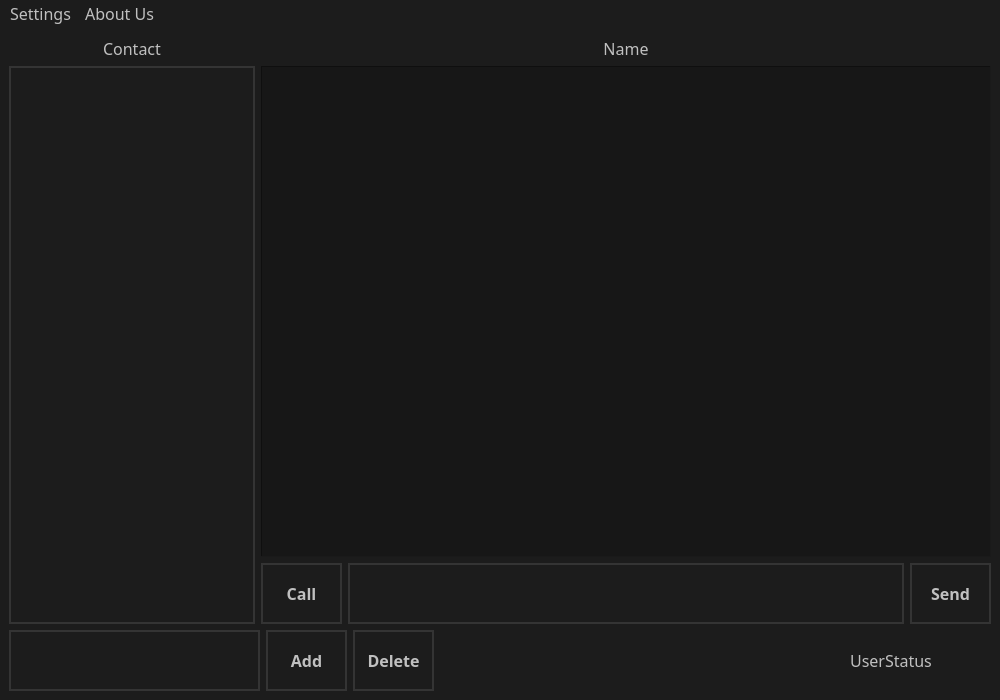
<?xml version="1.0" encoding="UTF-8"?>
<ui version="4.0">
 <class>ChatWidget</class>
 <widget class="QMainWindow" name="ChatWidget">
  <property name="geometry">
   <rect>
    <x>0</x>
    <y>0</y>
    <width>1000</width>
    <height>700</height>
   </rect>
  </property>
  <property name="minimumSize">
   <size>
    <width>1000</width>
    <height>700</height>
   </size>
  </property>
  <property name="windowTitle">
   <string>MainWindow</string>
  </property>
  <property name="styleSheet">
   <string notr="true">background: rgb(28, 28, 28);

</string>
  </property>
  <widget class="QWidget" name="centralwidget">
   <property name="styleSheet">
    <string notr="true">QListWidget::item:selected {
	background: none;
	color: none;
}

QListWidget::item:hover {
	background: none;
}</string>
   </property>
   <layout class="QGridLayout" name="gridLayout">
    <item row="1" column="1">
     <spacer name="horizontalSpacer">
      <property name="orientation">
       <enum>Qt::Horizontal</enum>
      </property>
      <property name="sizeHint" stdset="0">
       <size>
        <width>344</width>
        <height>20</height>
       </size>
      </property>
     </spacer>
    </item>
    <item row="1" column="0">
     <layout class="QHBoxLayout" name="horizontalLayout_2">
      <item>
       <widget class="QTextEdit" name="AddFriendText">
        <property name="sizePolicy">
         <sizepolicy hsizetype="Expanding" vsizetype="Fixed">
          <horstretch>0</horstretch>
          <verstretch>0</verstretch>
         </sizepolicy>
        </property>
        <property name="minimumSize">
         <size>
          <width>150</width>
          <height>61</height>
         </size>
        </property>
        <property name="maximumSize">
         <size>
          <width>16777215</width>
          <height>16777215</height>
         </size>
        </property>
        <property name="font">
         <font>
          <family>Helvetica</family>
          <pointsize>11</pointsize>
         </font>
        </property>
        <property name="toolTip">
         <string>Search Friend</string>
        </property>
        <property name="styleSheet">
         <string notr="true">color: silver;
selection-color: none;

border-width: 2px;
border-style: solid;
border-color: rgb(52, 52, 52);
padding: 2px;</string>
        </property>
        <property name="frameShape">
         <enum>QFrame::Panel</enum>
        </property>
        <property name="html">
         <string>&lt;!DOCTYPE HTML PUBLIC &quot;-//W3C//DTD HTML 4.0//EN&quot; &quot;http://www.w3.org/TR/REC-html40/strict.dtd&quot;&gt;
&lt;html&gt;&lt;head&gt;&lt;meta name=&quot;qrichtext&quot; content=&quot;1&quot; /&gt;&lt;style type=&quot;text/css&quot;&gt;
p, li { white-space: pre-wrap; }
&lt;/style&gt;&lt;/head&gt;&lt;body style=&quot; font-family:'Helvetica'; font-size:11pt; font-weight:400; font-style:normal;&quot;&gt;
&lt;p style=&quot;-qt-paragraph-type:empty; margin-top:0px; margin-bottom:0px; margin-left:0px; margin-right:0px; -qt-block-indent:0; text-indent:0px;&quot;&gt;&lt;br /&gt;&lt;/p&gt;&lt;/body&gt;&lt;/html&gt;</string>
        </property>
       </widget>
      </item>
      <item>
       <widget class="QPushButton" name="AddFriendButton">
        <property name="sizePolicy">
         <sizepolicy hsizetype="Fixed" vsizetype="Fixed">
          <horstretch>0</horstretch>
          <verstretch>0</verstretch>
         </sizepolicy>
        </property>
        <property name="minimumSize">
         <size>
          <width>81</width>
          <height>61</height>
         </size>
        </property>
        <property name="maximumSize">
         <size>
          <width>81</width>
          <height>61</height>
         </size>
        </property>
        <property name="font">
         <font>
          <family>Gadugi</family>
          <pointsize>12</pointsize>
          <weight>75</weight>
          <bold>true</bold>
         </font>
        </property>
        <property name="cursor">
         <cursorShape>PointingHandCursor</cursorShape>
        </property>
        <property name="toolTip">
         <string>Add Friend</string>
        </property>
        <property name="styleSheet">
         <string notr="true">QPushButton{
color: silver;
border-width: 2px;
border-style: solid;
border-color: rgb(52, 52, 52);
padding: 4px;
}

QPushButton:pressed{
padding: 2px;
}
</string>
        </property>
        <property name="text">
         <string>Add</string>
        </property>
       </widget>
      </item>
      <item>
       <widget class="QPushButton" name="DeleteFriend">
        <property name="sizePolicy">
         <sizepolicy hsizetype="Fixed" vsizetype="Fixed">
          <horstretch>0</horstretch>
          <verstretch>0</verstretch>
         </sizepolicy>
        </property>
        <property name="minimumSize">
         <size>
          <width>81</width>
          <height>61</height>
         </size>
        </property>
        <property name="maximumSize">
         <size>
          <width>81</width>
          <height>61</height>
         </size>
        </property>
        <property name="font">
         <font>
          <family>Gadugi</family>
          <pointsize>12</pointsize>
          <weight>75</weight>
          <bold>true</bold>
         </font>
        </property>
        <property name="cursor">
         <cursorShape>PointingHandCursor</cursorShape>
        </property>
        <property name="toolTip">
         <string>Delete Friend</string>
        </property>
        <property name="styleSheet">
         <string notr="true">QPushButton{
color: silver;
border-width: 2px;
border-style: solid;
border-color: rgb(52, 52, 52);
padding: 4px;
}

QPushButton:pressed{
padding: 2px;
}
</string>
        </property>
        <property name="text">
         <string>Delete</string>
        </property>
       </widget>
      </item>
     </layout>
    </item>
    <item row="1" column="2">
     <widget class="QLabel" name="UsersStatus">
      <property name="minimumSize">
       <size>
        <width>200</width>
        <height>0</height>
       </size>
      </property>
      <property name="font">
       <font>
        <family>Gadugi</family>
        <pointsize>12</pointsize>
       </font>
      </property>
      <property name="toolTip">
       <string/>
      </property>
      <property name="styleSheet">
       <string notr="true">color: silver;</string>
      </property>
      <property name="text">
       <string>UserStatus</string>
      </property>
      <property name="alignment">
       <set>Qt::AlignCenter</set>
      </property>
     </widget>
    </item>
    <item row="0" column="0" colspan="3">
     <layout class="QHBoxLayout" name="horizontalLayout_3">
      <item>
       <layout class="QVBoxLayout" name="verticalLayout">
        <item>
         <widget class="QLabel" name="label">
          <property name="font">
           <font>
            <family>Gadugi</family>
            <pointsize>12</pointsize>
           </font>
          </property>
          <property name="styleSheet">
           <string notr="true">color: silver;</string>
          </property>
          <property name="text">
           <string>Contact</string>
          </property>
          <property name="alignment">
           <set>Qt::AlignCenter</set>
          </property>
         </widget>
        </item>
        <item>
         <widget class="QListWidget" name="Users">
          <property name="minimumSize">
           <size>
            <width>200</width>
            <height>0</height>
           </size>
          </property>
          <property name="toolTip">
           <string>Friend(s)</string>
          </property>
          <property name="styleSheet">
           <string notr="true">color: silver;
border-width: 2px;
border-style: solid;
border-color: rgb(52, 52, 52);
padding: 2px;</string>
          </property>
          <property name="frameShape">
           <enum>QFrame::Panel</enum>
          </property>
         </widget>
        </item>
       </layout>
      </item>
      <item>
       <layout class="QVBoxLayout" name="verticalLayout_3">
        <item>
         <layout class="QVBoxLayout" name="verticalLayout_2">
          <item>
           <widget class="QLabel" name="label_2">
            <property name="font">
             <font>
              <family>Gadugi</family>
              <pointsize>12</pointsize>
             </font>
            </property>
            <property name="toolTip">
             <string/>
            </property>
            <property name="styleSheet">
             <string notr="true">color: silver;</string>
            </property>
            <property name="text">
             <string>Name</string>
            </property>
            <property name="alignment">
             <set>Qt::AlignCenter</set>
            </property>
           </widget>
          </item>
          <item>
           <widget class="QListWidget" name="Dialog_2">
            <property name="toolTip">
             <string>Messages</string>
            </property>
            <property name="styleSheet">
             <string notr="true">background-color: rgb(23, 23, 23)</string>
            </property>
            <property name="frameShape">
             <enum>QFrame::Panel</enum>
            </property>
            <property name="resizeMode">
             <enum>QListView::Adjust</enum>
            </property>
            <property name="batchSize">
             <number>100</number>
            </property>
            <property name="wordWrap">
             <bool>true</bool>
            </property>
           </widget>
          </item>
         </layout>
        </item>
        <item>
         <layout class="QHBoxLayout" name="horizontalLayout">
          <item>
           <widget class="QPushButton" name="CallButton">
            <property name="sizePolicy">
             <sizepolicy hsizetype="Fixed" vsizetype="Fixed">
              <horstretch>0</horstretch>
              <verstretch>0</verstretch>
             </sizepolicy>
            </property>
            <property name="minimumSize">
             <size>
              <width>81</width>
              <height>61</height>
             </size>
            </property>
            <property name="maximumSize">
             <size>
              <width>81</width>
              <height>61</height>
             </size>
            </property>
            <property name="font">
             <font>
              <family>Gadugi</family>
              <pointsize>12</pointsize>
              <weight>75</weight>
              <bold>true</bold>
             </font>
            </property>
            <property name="cursor">
             <cursorShape>PointingHandCursor</cursorShape>
            </property>
            <property name="toolTip">
             <string>Call Friend</string>
            </property>
            <property name="styleSheet">
             <string notr="true">QPushButton{
color: silver;
border-width: 2px;
border-style: solid;
border-color: rgb(52, 52, 52);
padding: 4px;
}

QPushButton:pressed{
padding: 2px;
}
</string>
            </property>
            <property name="text">
             <string>Call</string>
            </property>
           </widget>
          </item>
          <item>
           <widget class="QTextEdit" name="MessageLine">
            <property name="sizePolicy">
             <sizepolicy hsizetype="Expanding" vsizetype="Fixed">
              <horstretch>0</horstretch>
              <verstretch>0</verstretch>
             </sizepolicy>
            </property>
            <property name="minimumSize">
             <size>
              <width>556</width>
              <height>61</height>
             </size>
            </property>
            <property name="maximumSize">
             <size>
              <width>16777215</width>
              <height>16777215</height>
             </size>
            </property>
            <property name="font">
             <font>
              <family>Helvetica</family>
              <pointsize>11</pointsize>
             </font>
            </property>
            <property name="toolTip">
             <string>Compose Message</string>
            </property>
            <property name="styleSheet">
             <string notr="true">color: silver;
selection-color: none;

border-width: 2px;
border-style: solid;
border-color: rgb(52, 52, 52);
padding: 2px;</string>
            </property>
            <property name="frameShape">
             <enum>QFrame::Panel</enum>
            </property>
            <property name="html">
             <string>&lt;!DOCTYPE HTML PUBLIC &quot;-//W3C//DTD HTML 4.0//EN&quot; &quot;http://www.w3.org/TR/REC-html40/strict.dtd&quot;&gt;
&lt;html&gt;&lt;head&gt;&lt;meta name=&quot;qrichtext&quot; content=&quot;1&quot; /&gt;&lt;style type=&quot;text/css&quot;&gt;
p, li { white-space: pre-wrap; }
&lt;/style&gt;&lt;/head&gt;&lt;body style=&quot; font-family:'Helvetica'; font-size:11pt; font-weight:400; font-style:normal;&quot;&gt;
&lt;p style=&quot;-qt-paragraph-type:empty; margin-top:0px; margin-bottom:0px; margin-left:0px; margin-right:0px; -qt-block-indent:0; text-indent:0px;&quot;&gt;&lt;br /&gt;&lt;/p&gt;&lt;/body&gt;&lt;/html&gt;</string>
            </property>
           </widget>
          </item>
          <item>
           <widget class="QPushButton" name="SendButton">
            <property name="sizePolicy">
             <sizepolicy hsizetype="Fixed" vsizetype="Fixed">
              <horstretch>0</horstretch>
              <verstretch>0</verstretch>
             </sizepolicy>
            </property>
            <property name="minimumSize">
             <size>
              <width>81</width>
              <height>61</height>
             </size>
            </property>
            <property name="maximumSize">
             <size>
              <width>81</width>
              <height>61</height>
             </size>
            </property>
            <property name="font">
             <font>
              <family>Gadugi</family>
              <pointsize>12</pointsize>
              <weight>75</weight>
              <bold>true</bold>
             </font>
            </property>
            <property name="cursor">
             <cursorShape>PointingHandCursor</cursorShape>
            </property>
            <property name="toolTip">
             <string>Send Message</string>
            </property>
            <property name="styleSheet">
             <string notr="true">QPushButton{
color: silver;
border-width: 2px;
border-style: solid;
border-color: rgb(52, 52, 52);
padding: 4px;
}

QPushButton:pressed{
padding: 2px;
}
</string>
            </property>
            <property name="text">
             <string>Send</string>
            </property>
           </widget>
          </item>
         </layout>
        </item>
       </layout>
      </item>
     </layout>
    </item>
   </layout>
  </widget>
  <widget class="QMenuBar" name="menubar">
   <property name="geometry">
    <rect>
     <x>0</x>
     <y>0</y>
     <width>1000</width>
     <height>25</height>
    </rect>
   </property>
   <property name="font">
    <font>
     <family>Gadugi</family>
     <pointsize>12</pointsize>
    </font>
   </property>
   <property name="styleSheet">
    <string notr="true">color:silver;</string>
   </property>
   <property name="nativeMenuBar">
    <bool>true</bool>
   </property>
   <widget class="QMenu" name="menuSettings">
    <property name="font">
     <font>
      <family>Gadugi</family>
      <pointsize>12</pointsize>
     </font>
    </property>
    <property name="styleSheet">
     <string notr="true">color:silver;</string>
    </property>
    <property name="title">
     <string>Settings</string>
    </property>
    <widget class="QMenu" name="menuChange_Status">
     <property name="title">
      <string>Change Status</string>
     </property>
     <addaction name="actionOnline"/>
     <addaction name="separator"/>
     <addaction name="actionDo_Not_Disturb"/>
     <addaction name="separator"/>
     <addaction name="actionOffline"/>
     <addaction name="separator"/>
    </widget>
    <addaction name="actionStyle"/>
    <addaction name="separator"/>
    <addaction name="menuChange_Status"/>
    <addaction name="separator"/>
    <addaction name="actionDisconnect_2"/>
    <addaction name="separator"/>
   </widget>
   <widget class="QMenu" name="menuAbout_Us">
    <property name="title">
     <string>About Us</string>
    </property>
    <widget class="QMenu" name="menuAdrien_HEROS">
     <property name="title">
      <string>Adrien HEROS</string>
     </property>
     <widget class="QMenu" name="menuDeveloper_Server_Trello">
      <property name="title">
       <string>Developer Server / Trello</string>
      </property>
      <widget class="QMenu" name="menuLike_Pim_s">
       <property name="title">
        <string>Like Pim's</string>
       </property>
       <addaction name="actionMain_power"/>
      </widget>
      <addaction name="menuLike_Pim_s"/>
      <addaction name="actionDev_at_5_O_Clock"/>
      <addaction name="actionSleep_when_hungry"/>
     </widget>
     <addaction name="menuDeveloper_Server_Trello"/>
    </widget>
    <widget class="QMenu" name="menuQuentin_FELIX">
     <property name="title">
      <string>Quentin FELIX</string>
     </property>
     <widget class="QMenu" name="menuDeveloper_Client">
      <property name="title">
       <string>Developer Client</string>
      </property>
      <widget class="QMenu" name="menuIs_a_satanist">
       <property name="title">
        <string>Is a satanist</string>
       </property>
       <addaction name="actionis_slandering_on_the_development_capabilities_of_front_end_developers"/>
      </widget>
      <widget class="QMenu" name="menuA_C_H_D">
       <property name="title">
        <string>A.C.H.D.</string>
       </property>
       <addaction name="actionAlways_Close_His_Door"/>
      </widget>
      <addaction name="menuIs_a_satanist"/>
      <addaction name="menuA_C_H_D"/>
      <addaction name="actionLike_Pim_s_2"/>
     </widget>
     <addaction name="menuDeveloper_Client"/>
    </widget>
    <widget class="QMenu" name="menuAlain_GRANDAME">
     <property name="title">
      <string>Alain GRANDAME</string>
     </property>
     <widget class="QMenu" name="menuDeveloper_Front_End_UI">
      <property name="title">
       <string>Developer Front-End / UI</string>
      </property>
      <widget class="QMenu" name="menuCarpet_Sales">
       <property name="title">
        <string>Carpet Sales</string>
       </property>
       <widget class="QMenu" name="menuHello_There">
        <property name="title">
         <string>Hello There !!</string>
        </property>
        <addaction name="actionObi_Wan_Kenobi"/>
       </widget>
       <addaction name="menuHello_There"/>
      </widget>
      <addaction name="actionUI_development"/>
      <addaction name="actionUX_development"/>
      <addaction name="menuCarpet_Sales"/>
      <addaction name="actionPopUp_s_development"/>
     </widget>
     <addaction name="menuDeveloper_Front_End_UI"/>
    </widget>
    <widget class="QMenu" name="menuValentin_L_HOMEL">
     <property name="title">
      <string>Valentin L'HOMEL</string>
     </property>
     <widget class="QMenu" name="menuDeveloper_and_Linker">
      <property name="title">
       <string>Developer and Linker</string>
      </property>
      <widget class="QMenu" name="menuALL">
       <property name="title">
        <string>ALL</string>
       </property>
       <addaction name="actionis_slandering_on_the_development_capabilities_of_front_end_developers_2"/>
      </widget>
      <addaction name="actionDev_Back"/>
      <addaction name="actionSQL"/>
      <addaction name="menuALL"/>
     </widget>
     <addaction name="menuDeveloper_and_Linker"/>
    </widget>
    <widget class="QMenu" name="menuWelcom_On_BABYLABUX">
     <property name="title">
      <string>Welcom On BABYLABUX</string>
     </property>
     <addaction name="actionCorrect_by_Guillaume_Devoille"/>
    </widget>
    <addaction name="menuWelcom_On_BABYLABUX"/>
    <addaction name="separator"/>
    <addaction name="menuAdrien_HEROS"/>
    <addaction name="separator"/>
    <addaction name="menuValentin_L_HOMEL"/>
    <addaction name="separator"/>
    <addaction name="menuQuentin_FELIX"/>
    <addaction name="separator"/>
    <addaction name="menuAlain_GRANDAME"/>
    <addaction name="separator"/>
   </widget>
   <addaction name="menuSettings"/>
   <addaction name="menuAbout_Us"/>
  </widget>
  <action name="actionTheme">
   <property name="text">
    <string>Theme</string>
   </property>
   <property name="shortcutContext">
    <enum>Qt::WindowShortcut</enum>
   </property>
  </action>
  <action name="actionSelect_color">
   <property name="text">
    <string>Select color</string>
   </property>
  </action>
  <action name="actionStyle">
   <property name="text">
    <string>Style</string>
   </property>
   <property name="font">
    <font>
     <family>Gadugi</family>
     <pointsize>12</pointsize>
    </font>
   </property>
  </action>
  <action name="actionDisconnect_2">
   <property name="text">
    <string>Disconnect</string>
   </property>
  </action>
  <action name="actionOnline">
   <property name="text">
    <string>Online</string>
   </property>
  </action>
  <action name="actionDo_Not_Disturb">
   <property name="text">
    <string>Do not disturb</string>
   </property>
  </action>
  <action name="actionOffline">
   <property name="text">
    <string>Offline</string>
   </property>
  </action>
  <action name="actionUI_development">
   <property name="text">
    <string>UI development</string>
   </property>
  </action>
  <action name="actionUX_development">
   <property name="text">
    <string>UX development</string>
   </property>
  </action>
  <action name="action666">
   <property name="text">
    <string>666</string>
   </property>
  </action>
  <action name="actionDev_at_5_O_Clock">
   <property name="text">
    <string>Dev at 5 O'Clock</string>
   </property>
  </action>
  <action name="actionSleep_when_hungry">
   <property name="text">
    <string>Sleep when hungry</string>
   </property>
  </action>
  <action name="actionAlways_Close_His_Door">
   <property name="text">
    <string>Always Close His Door</string>
   </property>
  </action>
  <action name="actionDev_Back">
   <property name="text">
    <string>Dev Back</string>
   </property>
  </action>
  <action name="actionSQL">
   <property name="text">
    <string>SQL</string>
   </property>
  </action>
  <action name="actionPopUp_s_development">
   <property name="text">
    <string>PopUp's development</string>
   </property>
  </action>
  <action name="actionLike_Pim_s_2">
   <property name="text">
    <string>Like Pim's</string>
   </property>
  </action>
  <action name="actionMain_power">
   <property name="text">
    <string>Main power</string>
   </property>
  </action>
  <action name="actionObi_Wan_Kenobi">
   <property name="text">
    <string>Obi-Wan Kenobi !!!</string>
   </property>
  </action>
  <action name="actionis_slandering_on_the_development_capabilities_of_front_end_developers">
   <property name="text">
    <string>Is slandering on the development capabilities of front-end developers</string>
   </property>
  </action>
  <action name="actionis_slandering_on_the_development_capabilities_of_front_end_developers_2">
   <property name="text">
    <string>Is slandering on the development capabilities of front-end developers</string>
   </property>
  </action>
  <action name="actionCorrect_by_Guillaume_Devoille">
   <property name="text">
    <string>Correct by Guillaume Devoille</string>
   </property>
  </action>
 </widget>
 <resources/>
 <connections/>
</ui>
